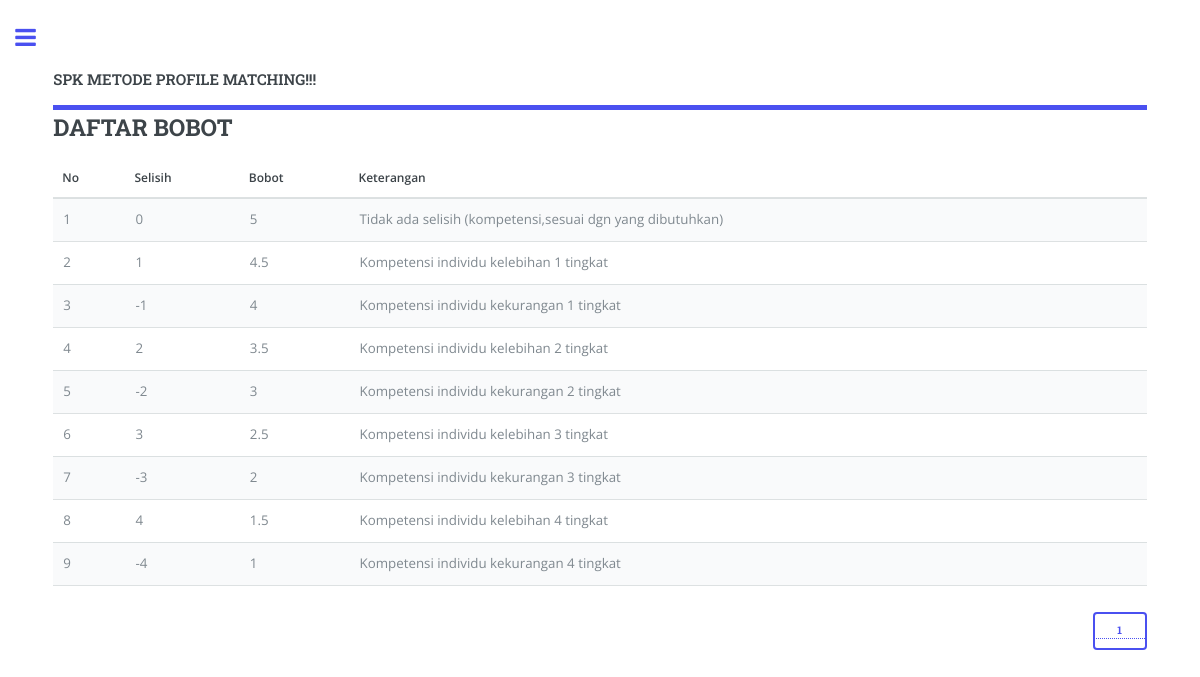
Screenshot of /?page=bobot (signed in) with the database file from the repository.
### tables this page shows
CREATE TABLE `tbl_bobot` (
  `selisih` tinyint(3) NOT NULL,
  `bobot` float NOT NULL,
  `keterangan` varchar(100) NOT NULL
);

### bobot.php (the view, shortened to what this page needs)
<div class="panel-heading"><h2>DAFTAR BOBOT</h2></div>
	<table class="table">
		<thead>
			<tr>
				<th>No</th>
				<th>Selisih</th>
				<th>Bobot</th>
				<th>Keterangan</th>
			</tr>
		</thead>
		<tbody>
			<?php
			$halaman = 10;
			  $page = isset($_GET["halaman"]) ? (int)$_GET["halaman"] : 1;
			  $mulai = ($page>1) ? ($page * $halaman) - $halaman : 0;
			  $result = mysql_query("SELECT * FROM tbl_bobot");
			  $total = mysql_num_rows($result);
			  $pages = ceil($total/$halaman);
			  $query = mysql_query("SELECT * FROM tbl_bobot LIMIT $mulai, $halaman")or die(mysql_error);
			while ($data = mysql_fetch_assoc($query)){
				?>
				<tr>
					<td><?php echo $nomor=$nomor+1; ?></td>
					<td><?php echo $data['selisih']; ?></td>
					<td><?php echo $data['bobot']; ?></td>
					<td><?php echo $data['keterangan']; ?></td>
				</tr>
			<?php
		}
			?>
		</tbody>
	</table>
	<div class="">
		<p align="right">
			<?php for ($i=1; $i<=$pages ; $i++){ ?>
				<a href="?page=bobot&halaman=<?php echo $i; ?>"><input type="button" value="<?php echo $i; ?>"></a>
		<?php } ?>
		</p>
	</div>

### assets/css/main.css (style rules this page uses)
html, body, div, span, applet, object, iframe, h1, h2, h3, h4, h5, h6, p, blockquote, pre, a, abbr, acronym, address, big, cite, code, del, dfn, em, img, ins, kbd, q, s, samp, small, strike, strong, sub, sup, tt, var, b, u, i, center, dl, dt, dd, ol, ul, li, fieldset, form, label, legend, table, caption, tbody, tfoot, thead, tr, th, td, article, aside, canvas, details, embed, figure, figcaption, footer, header, hgroup, menu, nav, output, ruby, section, summary, time, mark, audio, video { margin: 0; padding: 0; border: 0; font-size: 100%; font: inherit; vertical-align: baseline; }
body { line-height: 1; }
table { border-collapse: collapse; border-spacing: 0; }
body { -webkit-text-size-adjust: none; }
*, *:before, *:after { -moz-box-sizing: border-box; -webkit-box-sizing: border-box; box-sizing: border-box; }
body { -ms-overflow-style: scrollbar; }
body { background: #ffffff; }
body, input, select, textarea { color: #7f888f; font-family: "Open Sans", sans-serif; font-size: 13pt; font-weight: 400; line-height: 1.65; }
@media screen and (max-width: 1680px) { body, input, select, textarea { font-size: 11pt; } }
@media screen and (max-width: 1280px) { body, input, select, textarea { font-size: 10pt; } }
a { -moz-transition: color 0.2s ease-in-out, border-bottom-color 0.2s ease-in-out; -webkit-transition: color 0.2s ease-in-out, border-bottom-color 0.2s ease-in-out; -ms-transition: color 0.2s ease-in-out, border-bottom-color 0.2s ease-in-out; transition: color 0.2s ease-in-out, border-bottom-color 0.2s ease-in-out; border-bottom: dotted 1px; color: #4a50f0; text-decoration: none; }
p { margin: 0 0 2em 0; }
h1, h2, h3, h4, h5, h6 { color: #3d4449; font-family: "Roboto Slab", serif; font-weight: 700; line-height: 1.5; margin: 0 0 1em 0; }
h2 { font-size: 1.75em; }
table { margin: 0 0 2em 0; width: 100%; }
table tbody tr { border: solid 1px rgba(210, 215, 217, 0.75); border-left: 0; border-right: 0; }
table tbody tr:nth-child(2n + 1) { background-color: rgba(230, 235, 237, 0.25); }
table td { padding: 0.75em 0.75em; }
table th { color: #3d4449; font-size: 0.9em; font-weight: 600; padding: 0 0.75em 0.75em 0.75em; text-align: left; }
table thead { border-bottom: solid 2px rgba(210, 215, 217, 0.75); }
input[type="submit"], input[type="reset"], input[type="button"], button, .button { -moz-appearance: none; -webkit-appearance: none; -ms-appearance: none; appearance: none; -moz-transition: background-color 0.2s ease-in-out, color 0.2s ease-in-out; -webkit-transition: background-color 0.2s ease-in-out, color 0.2s ease-in-out; -ms-transition: background-color 0.2s ease-in-out, color 0.2s ease-in-out; transition: background-color 0.2s ease-in-out, color 0.2s ease-in-out; background-color: transparent; border-radius: 0.375em; border: 0; box-shadow: inset 0 0 0 2px #4a50f0; color: #4a50f0 !important; cursor: pointer; display: inline-block; font-family: "Roboto Slab", serif; font-size: 0.8em; font-weight: 700; height: 3.5em; letter-spacing: 0.075em; line-height: 3.5em; padding: 0 2.25em; text-align: center; text-decoration: none; text-transform: uppercase; white-space: nowrap; }

### rows the page displays
tbl_bobot: selisih "0", bobot "5", keterangan "Tidak ada selisih (kompetensi,sesuai dgn yang dibutuhkan)"
tbl_bobot: nomor "2", selisih "1", bobot "4.5", keterangan "Kompetensi individu kelebihan 1 tingkat"
tbl_bobot: nomor "3", selisih "-1", bobot "4", keterangan "Kompetensi individu kekurangan 1 tingkat"
tbl_bobot: nomor "4", selisih "2", bobot "3.5", keterangan "Kompetensi individu kelebihan 2 tingkat"
tbl_bobot: nomor "5", selisih "-2", bobot "3", keterangan "Kompetensi individu kekurangan 2 tingkat"
tbl_bobot: nomor "6", selisih "3", bobot "2.5", keterangan "Kompetensi individu kelebihan 3 tingkat"
tbl_bobot: nomor "7", selisih "-3", bobot "2", keterangan "Kompetensi individu kekurangan 3 tingkat"
tbl_bobot: nomor "8", selisih "4", bobot "1.5", keterangan "Kompetensi individu kelebihan 4 tingkat"
tbl_bobot: nomor "9", selisih "-4", bobot "1", keterangan "Kompetensi individu kekurangan 4 tingkat"
